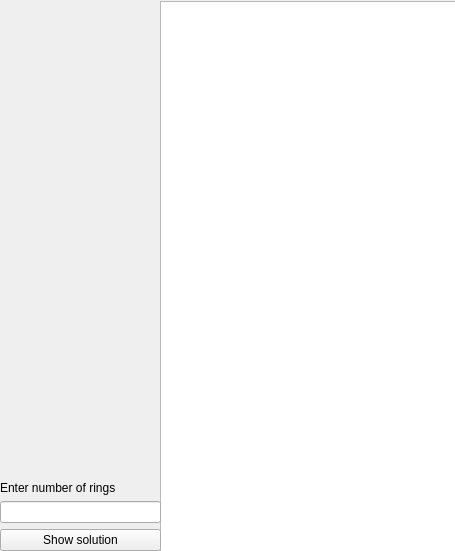
<?xml version="1.0" encoding="UTF-8"?>
<ui version="4.0">
 <class>MainWindow</class>
 <widget class="QMainWindow" name="MainWindow">
  <property name="geometry">
   <rect>
    <x>0</x>
    <y>0</y>
    <width>455</width>
    <height>551</height>
   </rect>
  </property>
  <property name="windowTitle">
   <string>MainWindow</string>
  </property>
  <widget class="QWidget" name="centralwidget">
   <widget class="QTextBrowser" name="textBrowser">
    <property name="geometry">
     <rect>
      <x>160</x>
      <y>1</y>
      <width>301</width>
      <height>551</height>
     </rect>
    </property>
   </widget>
   <widget class="QWidget" name="layoutWidget">
    <property name="geometry">
     <rect>
      <x>0</x>
      <y>310</y>
      <width>161</width>
      <height>241</height>
     </rect>
    </property>
    <layout class="QVBoxLayout" name="verticalLayout">
     <item>
      <spacer name="verticalSpacer">
       <property name="orientation">
        <enum>Qt::Vertical</enum>
       </property>
       <property name="sizeHint" stdset="0">
        <size>
         <width>20</width>
         <height>40</height>
        </size>
       </property>
      </spacer>
     </item>
     <item>
      <widget class="QLabel" name="label">
       <property name="text">
        <string>Enter number of rings</string>
       </property>
      </widget>
     </item>
     <item>
      <widget class="QLineEdit" name="EditGet"/>
     </item>
     <item>
      <widget class="QPushButton" name="pushButton">
       <property name="text">
        <string>Show solution</string>
       </property>
      </widget>
     </item>
    </layout>
   </widget>
  </widget>
 </widget>
 <resources/>
 <connections/>
</ui>
